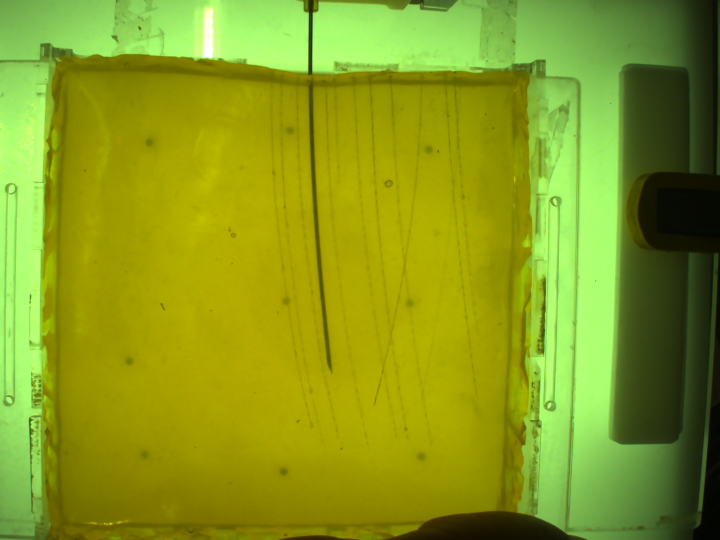
#> input picture needle_images_new/2022-11-18_17-29-11_left_111.png, 1440 x 1080 px (shown at 1/2 size)
$ python image_processing_output.py
#> lines starting #> are read from the running program, lines starting #| are printed output that depends on the picture; pictures that were not available may be replaced by others from this repository, and a replacement may not be noted
import cv2
import numpy as np
import matplotlib.pyplot as plt
import os
import glob
import random
from PIL import Image


def get_homography(pts1, pts2):
    """Estimate the affine transformation between two lists of matching
    keypoint coordinates.

    Args:
    - pts1: List of (x, y) coordinates.
    - pts2: List of (x, y) coordinates.

    Returns:
    - t: 3x3 array representing the projective transformation matrix that
          maps `pts1` to `pts2`.
    """
    assert len(pts1) == len(pts2), \
        "`pts1` and `pts2` must have equal length."

    # construct A matrix
    A = np.zeros([len(pts1)*2, 9])
    r = 0
    for i in range(len(pts1)):
        A[r, :] = [pts1[i][0], pts1[i][1], 1, 0, 0, 0, -pts2[i]
                   [0]*pts1[i][0], -pts2[i][0]*pts1[i][1], -pts2[i][0]]
        A[r+1, :] = [0, 0, 0, pts1[i][0], pts1[i][1], 1, -pts2[i]
                     [1]*pts1[i][0], -pts2[i][1]*pts1[i][1], -pts2[i][1]]
        r = r + 2

    # find smallest eigen-vector of A.T @ A
    u, s, vh = np.linalg.svd(A)

    # reconstruct t
    t = np.reshape(vh[-1], (3, 3))
    t = t / t[-1][-1]

    return t


def estimate_transformation_ransac(kps1, kps2, matches, transform_func,
                                   n_samples, n_trials, inlier_thresh):
    """Estimate the transformation between two matching lists of keypoints
    using RANSAC.

    Args:
    - kps1: A list of `cv2.KeyPoint` objects.
    - kps2: A list of `cv2.KeyPoint` objects.
    - matches: A list of `cv2.DMatch` objects representing the matches
          between `kps1` and `kps2`.
    - transform_func: Function used to estimate the transformation given
          matching points.
    - n_samples: The number of samples in each RANSAC trial.
    - n_trials: The total number of RANSAC trials.
    - inlier_thresh: The threshold used to determine whether a match is an
          inlier or not.

    Returns:
    - transform: The 3x3 transformation matrix that maps kps1 to kps2.
    - mask: A list of Boolean values representing whether the corresponding
          match is an inlier or not.
    """

    # change kps1 and kps2 to numpy array
    kp1 = np.array([kps1[match.queryIdx].pt for match in matches])
    kp2 = np.array([kps2[match.trainIdx].pt for match in matches])

    # add one column for homogeneous transformation
    kp1_ht = np.append(kp1, np.ones((kp1.shape[0], 1)), axis=1)

    inlier_max = 0

    for nt in range(n_trials):

        # sample matches
        sp_matches = random.sample(range(len(matches)), n_samples)
        sp_kp1 = [kp1[sp_match, :] for sp_match in sp_matches]
        sp_kp2 = [kp2[sp_match, :] for sp_match in sp_matches]

        # find transformation
        sp_transform = transform_func(sp_kp1, sp_kp2)

        # find inlier and outlier
        kp2_tf = kp1_ht @ sp_transform.T
        kp2_tf = kp2_tf[:, :2] / kp2_tf[:, 2:]
        error = np.linalg.norm(kp2 - kp2_tf, axis=1)
        sp_mask = error < inlier_thresh

        # update best
        if inlier_max < sum(sp_mask):
            inlier_max = sum(sp_mask)
            transform = sp_transform
            mask = sp_mask

    return transform, mask


path = 'needle_images_new/'
output_path = 'needle_masks_new/'

bb_dict = {'needle_images_new/ref_2022-11-18_17-29-11_left_0.png': [550,   90,  750, 800],
           'needle_images_new/ref_2022-11-18_17-29-11_right_0.png': [750,  70,  950, 800],
           'needle_images_new/ref_2022-11-21_21-14-25_left_0.png': [720,  130,  920, 850],
           'needle_images_new/ref_2022-11-21_21-14-25_right_0.png': [900, 100, 1100, 850],
           'needle_images_new/ref_2022-11-23_18-42-03_left_0.png': [700,  120,  900, 850],
           'needle_images_new/ref_2022-11-23_18-42-03_right_0.png': [900,  90, 1100, 900],
           'needle_images_new/ref_2022-11-23_19-07-54_left_0.png': [650,  130,  850, 800],
           'needle_images_new/ref_2022-11-23_19-07-54_right_0.png': [850, 110, 1100, 900]}


file_list = glob.glob(os.path.join(path, '*.png'))
# file_list = glob.glob('needle_images_new/2022-11-23_19-07-54_right_???.png')
# file_list = ['needle_images_new/2022-11-21_21-14-25_left_113.png']

for i, filename_full in enumerate(file_list):

    filename = filename_full.split('/')[1]
    if filename[0] == 'r':
        continue

    ref_filename_full = path + 'ref_'
    for tmp in filename.split('_')[:-1]:
        ref_filename_full = ref_filename_full + tmp + '_'
    ref_filename_full = ref_filename_full + '0.png'

    # read image
    img = cv2.imread(filename_full)
#> img is the input picture: shape (1080, 1440, 3); mean B, G, R 27.6, 155.4, 136.2
    ref = cv2.imread(ref_filename_full)
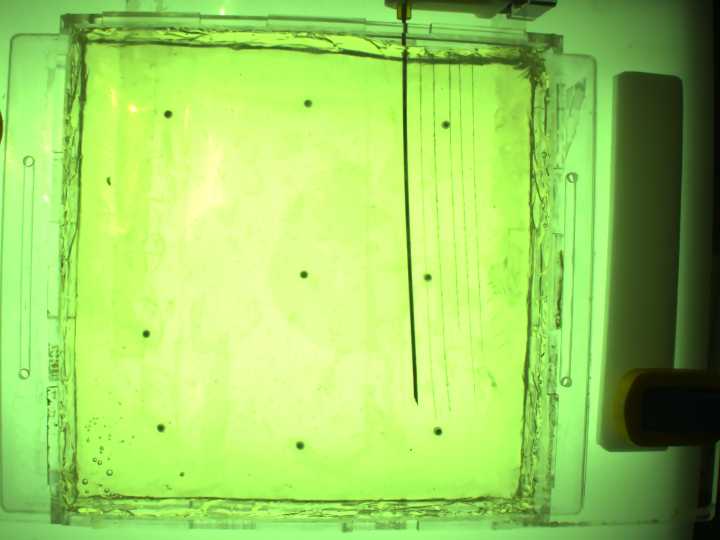
#> input picture needle_images_new/2022-11-21_21-14-25_left_113.png, 1440 x 1080 px, given in place of ref_2022-11-18_17-29-11_left_0.png, which was not available (shown at 1/2 size)
#> ref is the input picture: shape (1080, 1440, 3); mean B, G, R 95.7, 208.9, 156.8

    # Initiate ORB detector
    orb = cv2.ORB_create()

    # find the keypoints with ORB
    kp1 = orb.detect(ref, None)
#> kp1 = 500 keypoints; strongest (x, y, size): (334, 224, 92.6), (291, 664, 77.1), (605, 547, 77.1), (610, 547, 77.1)
    kp2 = orb.detect(img, None)
#> kp2 = 500 keypoints; strongest (x, y, size): (59, 838, 44.6), (62, 840, 53.6), (612, 137, 92.6), (64, 839, 31)

    # compute the descriptors with ORB
    kps1, des1 = orb.compute(ref, kp1)
#> kps1 has the same summary as kp1
    kps2, des2 = orb.compute(img, kp2)
#> kps2 has the same summary as kp2

    bf = cv2.BFMatcher(cv2.NORM_HAMMING, crossCheck=True)
    matches = bf.match(des1, des2)
#> matches = 137 matches
    matches = sorted(matches, key=lambda x: x.distance)

    match_img = cv2.drawMatches(ref, kps1, img, kps2, matches[:50], None,
                                matchColor=(0, 255, 0), singlePointColor=(0, 255, 0))
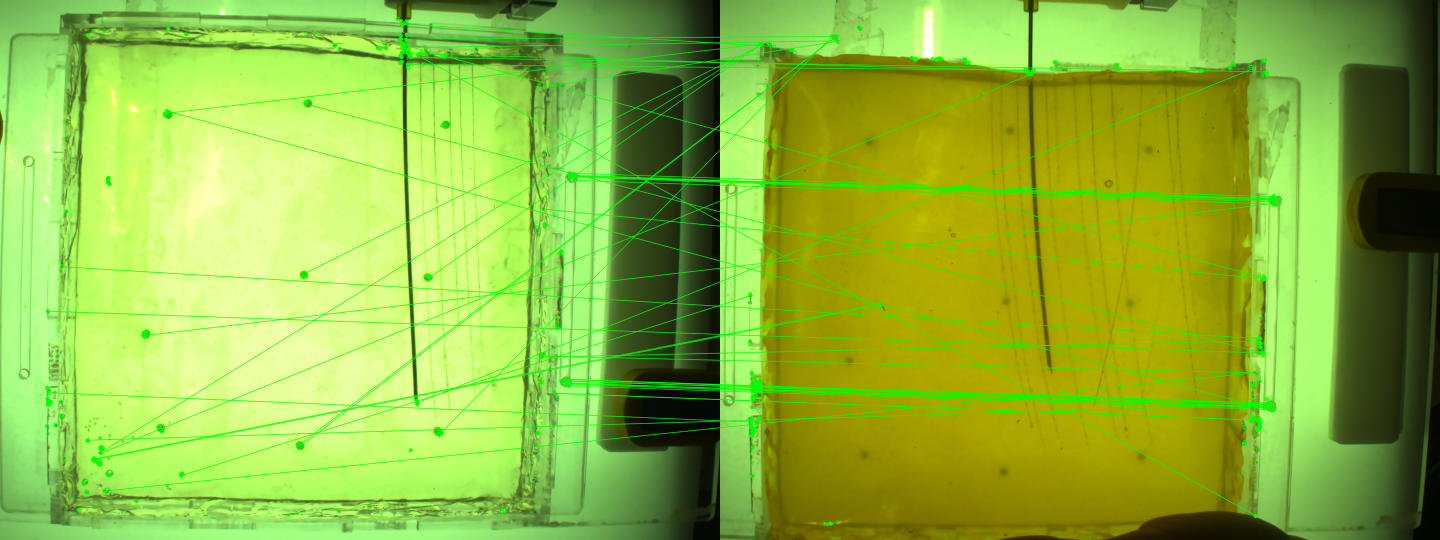
#> match_img: shape (1080, 2880, 3) (shown at 1/2 size); mean B, G, R 60, 184.8, 141.7

    transform, mask = estimate_transformation_ransac(kps1, kps2, matches,
                                                     transform_func=get_homography,
                                                     n_samples=5,
                                                     n_trials=100,
                                                     inlier_thresh=5)
#> in estimate_transformation_ransac, `kp1 = np.array([kps1[match.queryIdx].pt for match in matches])`: kp1 = 137 pairs, first value 93.6 to 1146.6, second value 42 to 1026
#> in estimate_transformation_ransac, `kp2 = np.array([kps2[match.trainIdx].pt for match in matches])`: kp2 = 137 pairs, first value 58.75 to 1119.7, second value 54.72 to 1046
#> in estimate_transformation_ransac, `kp1_ht = np.append(kp1, np.ones((kp1.shape[0], 1)), axis=1)`: kp1_ht = 137 rows, first 8: [1143.6, 360, 1], [1140.5, 351.4, 1], [1141, 350, 1], [1141.2, 350.4, 1], [1131.6, 758.4, 1], [1128, 765.2, 1], [1128, 768, 1], [1109, 786, 1]
#> the loop in estimate_transformation_ransac, `for nt in range(n_trials):` made 100 passes
#> (sp_matches, inlier_max) on passes 1, 8, 44: ([98, 107, 10, 66, 130], 6), ([102, 0, 126, 85, 62], 7), ([3, 102, 106, 80, 0], 10)
#> sp_matches on passes 2 to 7: [124, 103, 77, 122, 91], [55, 129, 35, 72, 24], [64, 136, 37, 79, 25], [18, 84, 120, 25, 90], [111, 80, 52, 122, 113], [133, 66, 15, 3, 23]
#> after the loop in estimate_transformation_ransac, `for nt in range(n_trials):`: inlier_max = 10
#> transform = [[-0.826, -0.864, 1083.5], [-0.452, -0.466, 621.7], [-0.00076, -0.000795, 1]]

    warped_ref = cv2.warpPerspective(
        ref, transform, (img.shape[1], img.shape[0]))
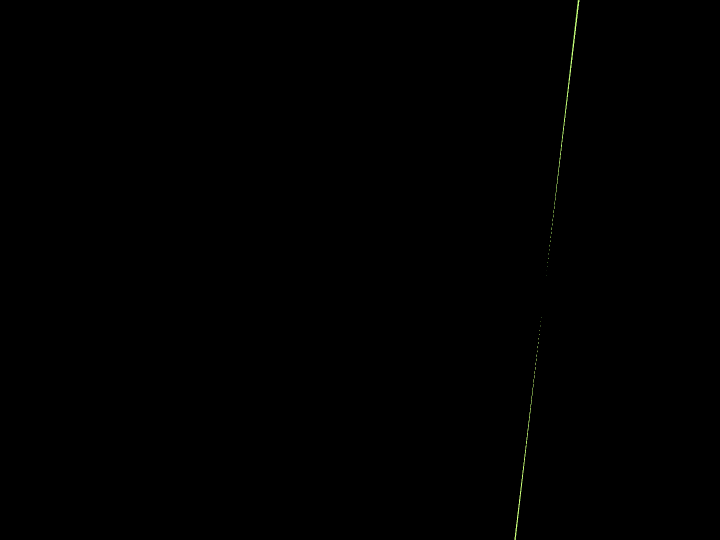
#> warped_ref: shape (1080, 1440, 3) (shown at 1/2 size); mean B, G, R 0.1, 0.2, 0.2

    img_diff = np.abs(cv2.cvtColor(img, cv2.COLOR_BGR2GRAY) -
                      cv2.cvtColor(warped_ref, cv2.COLOR_BGR2GRAY))
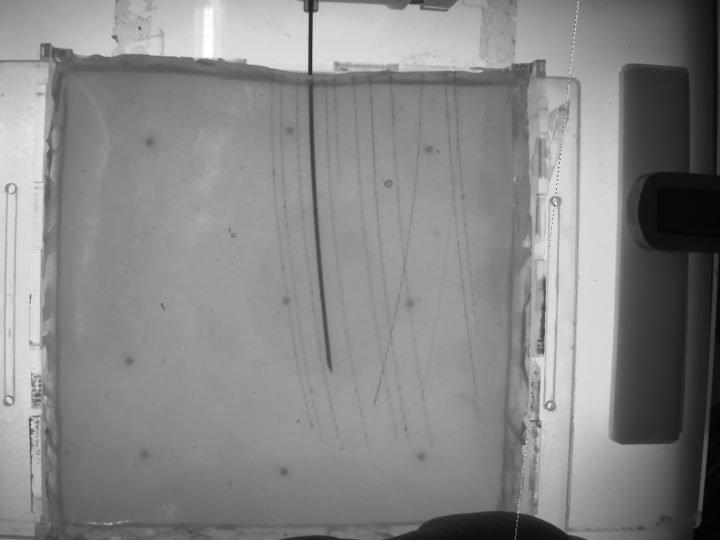
#> img_diff: shape (1080, 1440) (shown at 1/2 size); min 0, max 255, mean 135.1

    bb = np.array(bb_dict[ref_filename_full])
    bb = np.concatenate((bb.reshape((2, 2)).T, [[1, 1]]))
    bb_ = transform @ bb
#> bb_ = [[551.3, -227.8], [330.9, -90.77], [0.51, -0.206]]
    bb_ = np.round(bb_[0:2, :] / bb_[2, :]).astype(int)
#> bb_ = [[1080, 1105], [649, 440]]
    # bb_tranform = [ bb_list[idx,:2]@transform.T, bb_list[idx,2:]@transform.T ]
    # print([bb_list[idx,:2], 1]@transform.T)

    mask = np.zeros(img_diff.shape)
    mask[bb_[1, 0]:bb_[1, 1], bb_[0, 0]:bb_[0, 1]
         ] = img_diff[bb_[1, 0]:bb_[1, 1], bb_[0, 0]:bb_[0, 1]]
#> mask: shape (1080, 1440) float64; every value is 0

    mask[np.bitwise_or(mask > 200, mask < 50)] = 0
    mask[mask != 0] = 1

    kernel_open = np.ones((3, 3), np.uint8)
    mask = cv2.morphologyEx(mask, cv2.MORPH_OPEN, kernel_open, iterations=2)

    kernel_close = np.ones((10, 3), np.uint8)
    mask = cv2.morphologyEx(mask, cv2.MORPH_CLOSE, kernel_close, iterations=4)

    # plot
    img_needle = np.zeros(img.shape, dtype=int)
    img_needle[:, :, 2] = mask * 255
#> img_needle: shape (1080, 1440, 3) int64; every value is 0
    overlayed_img = 0.3 * img + 0.7 * img_needle
    overlayed_img = overlayed_img.astype(np.uint8)
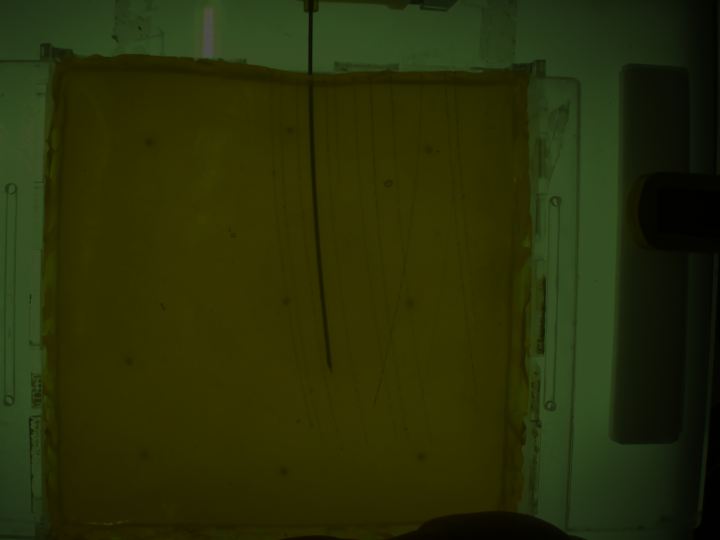
#> overlayed_img: shape (1080, 1440, 3) (shown at 1/2 size); mean B, G, R 8.1, 46.2, 40.4

    # save img
    # overlayed_img = cv2.cvtColor(overlayed_img, cv2.COLOR_BGR2RGB)
    # overlayed_img = cv2.cvtColor(overlayed_img, cv2.COLOR_RGB2GRAY)

    mask = mask.astype(bool)
#> mask: shape (1080, 1440) bool; every value is 0

    mask_filename_full = output_path + filename.split('.')[0] + '_mask.png'
    im = Image.fromarray(mask)
    im.save(mask_filename_full)
    # cv2.imwrite(mask_filename_full, overlayed_img)

    print(f'save image #{i}  {mask_filename_full}')
#> pass 2 of the loop `for i, filename_full in enumerate(file_list):`:
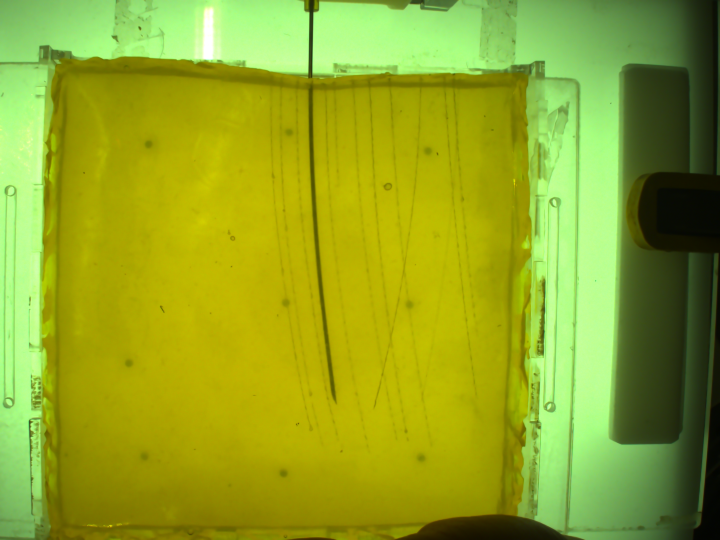
#> input picture needle_images_new/2022-11-18_17-29-11_left_119.png, 1440 x 1080 px (shown at 1/2 size)
#> img is the input picture: shape (1080, 1440, 3); mean B, G, R 35.4, 165.5, 146.3
#> `kp1 = orb.detect(ref, None)`: kp1 = 500 keypoints; strongest (x, y, size): (334, 224, 92.6), (291, 664, 77.1), (605, 547, 77.1), (610, 547, 77.1)
#> `kp2 = orb.detect(img, None)`: kp2 = 500 keypoints; strongest (x, y, size): (59, 842, 44.6), (62, 844, 44.6), (61, 848, 37.2), (59, 841, 37.2)
#> kps2 has the same summary as kp2
#> matches = 118 matches
#> `match_img = cv2.drawMatches(ref, kps1, img, kps2, matches[:50], None, ..`:
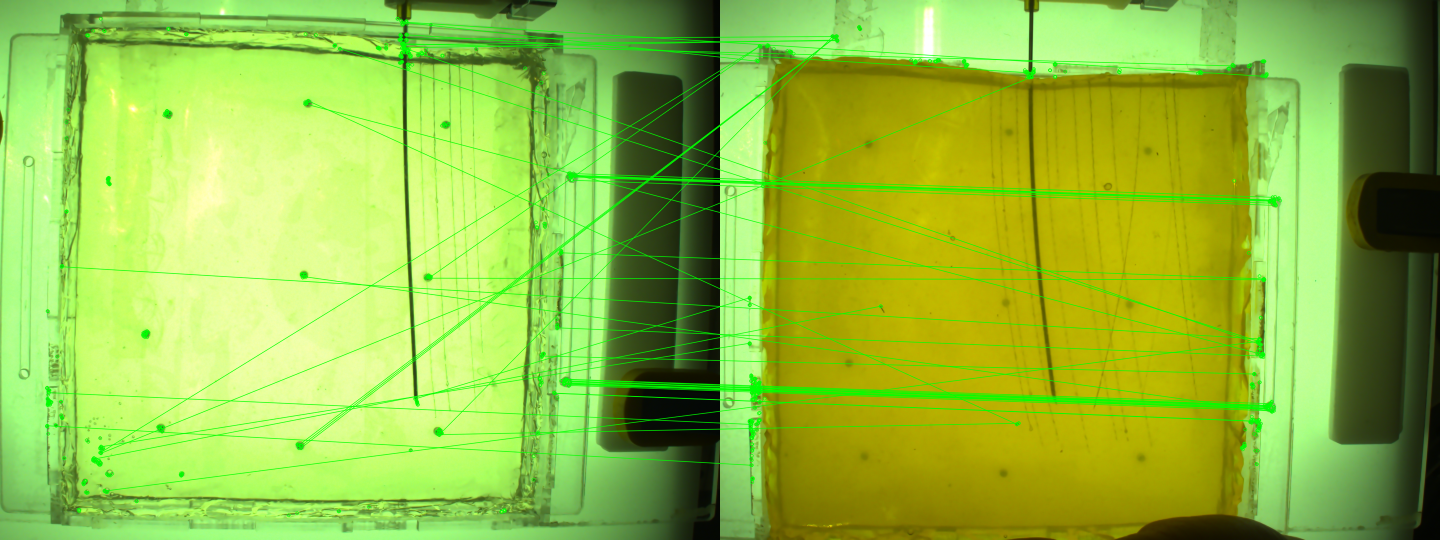
#> match_img: shape (1080, 2880, 3) (shown at 1/2 size); mean B, G, R 63.9, 189.6, 146.8
#> kp1_ht = 118 rows, first 8: [1141.2, 350.4, 1], [1140.5, 351.4, 1], [1137.7, 770.4, 1], [1128, 765.2, 1], [1141, 350, 1], [615.9, 201.1, 1], [1109, 786, 1], [1128, 768, 1]
#> the loop in estimate_transformation_ransac (call 2), `for nt in range(n_trials):` made 100 passes
#> (sp_matches, inlier_max) on passes 1, 4, 9: ([101, 57, 55, 87, 53], 2), ([15, 45, 88, 3, 44], 8), ([37, 47, 88, 3, 77], 9)
#> `overlayed_img = overlayed_img.astype(np.uint8)`:
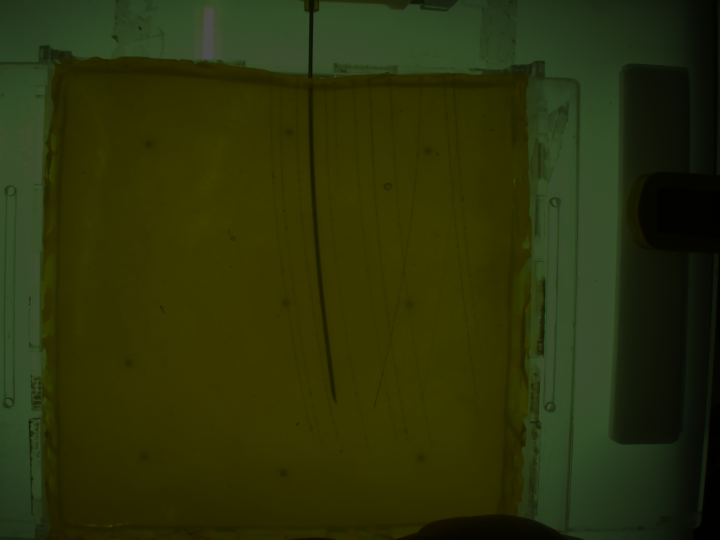
#> overlayed_img: shape (1080, 1440, 3) (shown at 1/2 size); mean B, G, R 10.4, 49.2, 43.4
#> pass 3 of the loop `for i, filename_full in enumerate(file_list):`:
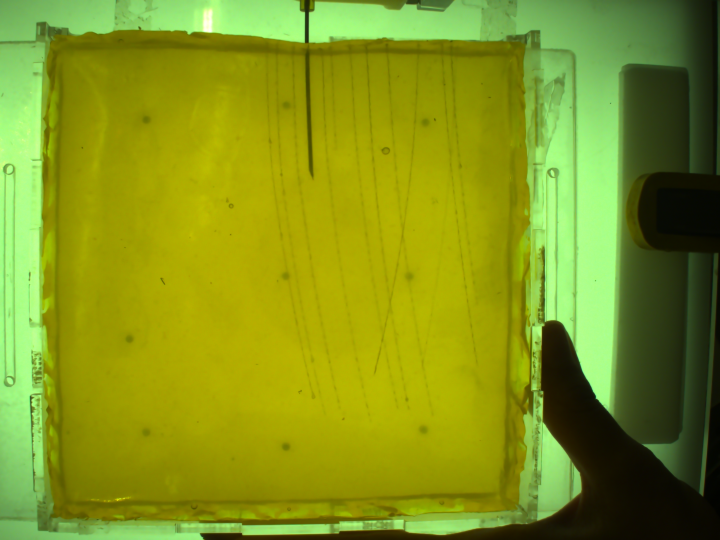
#> input picture needle_images_new/2022-11-18_17-29-11_left_49.png, 1440 x 1080 px (shown at 1/2 size)
#> img is the input picture: shape (1080, 1440, 3); mean B, G, R 26.4, 148.5, 131
#> `img_diff = np.abs(cv2.cvtColor(img, cv2.COLOR_BGR2GRAY) - cv2.cvtColor..`:
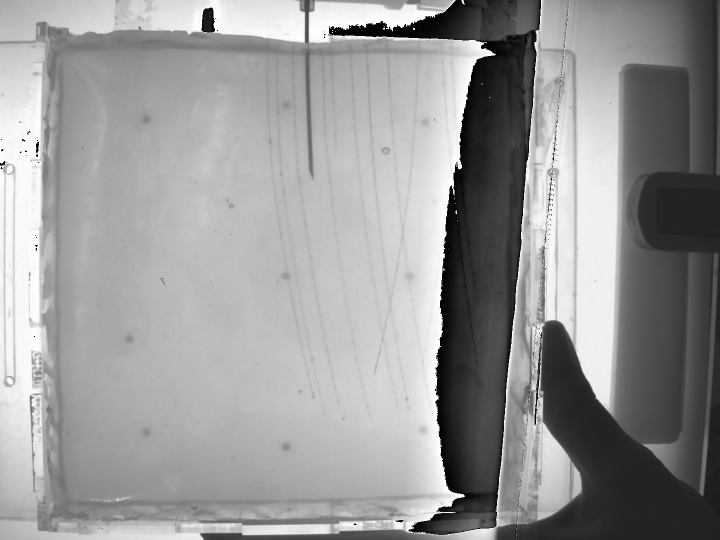
#> img_diff: shape (1080, 1440) (shown at 1/2 size); min 0, max 255, mean 151.7
#> `overlayed_img = overlayed_img.astype(np.uint8)`:
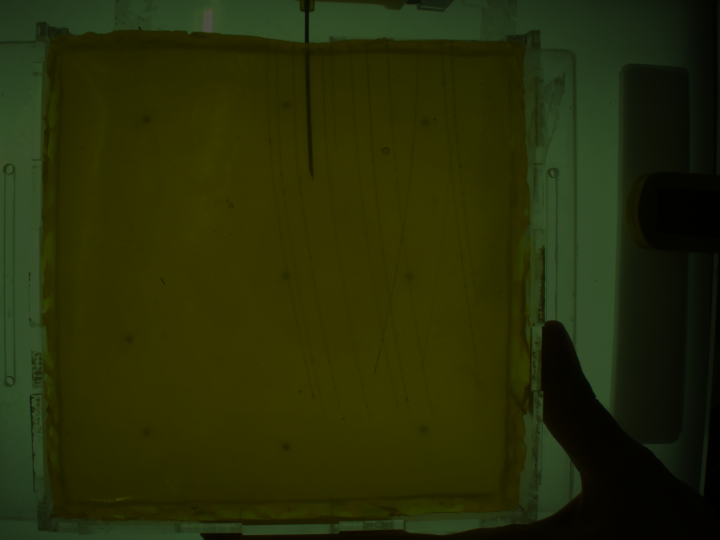
#> overlayed_img: shape (1080, 1440, 3) (shown at 1/2 size); mean B, G, R 7.8, 44.1, 38.8
#> the loop made 8 passes; the first 3 are shown
